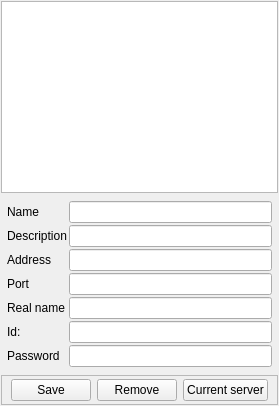
             <widget class="QWidget" name="tb_SettingsTrafficNetwork">
              <attribute name="title">
               <string>Traffic Network</string>
              </attribute>
              <layout class="QVBoxLayout" name="vl_SettingsTrafficNetwork">
               <property name="spacing">
                <number>2</number>
               </property>
               <property name="leftMargin">
                <number>1</number>
               </property>
               <property name="topMargin">
                <number>1</number>
               </property>
               <property name="rightMargin">
                <number>1</number>
               </property>
               <property name="bottomMargin">
                <number>1</number>
               </property>
               <item>
                <widget class="QTableView" name="tv_SettingsTnServers">
                 <property name="editTriggers">
                  <set>QAbstractItemView::AnyKeyPressed|QAbstractItemView::DoubleClicked|QAbstractItemView::EditKeyPressed</set>
                 </property>
                 <property name="selectionMode">
                  <enum>QAbstractItemView::SingleSelection</enum>
                 </property>
                 <property name="selectionBehavior">
                  <enum>QAbstractItemView::SelectRows</enum>
                 </property>
                 <attribute name="verticalHeaderVisible">
                  <bool>false</bool>
                 </attribute>
                </widget>
               </item>
               <item>
                <layout class="QFormLayout" name="fl_SettingsTnCurrentServer">
                 <property name="fieldGrowthPolicy">
                  <enum>QFormLayout::AllNonFixedFieldsGrow</enum>
                 </property>
                 <property name="leftMargin">
                  <number>6</number>
                 </property>
                 <property name="topMargin">
                  <number>6</number>
                 </property>
                 <property name="rightMargin">
                  <number>6</number>
                 </property>
                 <property name="bottomMargin">
                  <number>6</number>
                 </property>
                 <item row="0" column="0">
                  <widget class="QLabel" name="lbl_SettingsTnCsName">
                   <property name="text">
                    <string>Name</string>
                   </property>
                  </widget>
                 </item>
                 <item row="0" column="1">
                  <widget class="QLineEdit" name="le_SettingsTnCsName">
                   <property name="text">
                    <string/>
                   </property>
                  </widget>
                 </item>
                 <item row="1" column="0">
                  <widget class="QLabel" name="lbl_SettingsTnCsDescription">
                   <property name="text">
                    <string>Description</string>
                   </property>
                  </widget>
                 </item>
                 <item row="1" column="1">
                  <widget class="QLineEdit" name="le_SettingsTnCsDescription"/>
                 </item>
                 <item row="2" column="0">
                  <widget class="QLabel" name="lbl_SettingsTnCsAddress">
                   <property name="text">
                    <string>Address</string>
                   </property>
                  </widget>
                 </item>
                 <item row="2" column="1">
                  <widget class="QLineEdit" name="le_SettingsTnCsAddress"/>
                 </item>
                 <item row="3" column="0">
                  <widget class="QLabel" name="lbl_SettingsTnCsPort">
                   <property name="text">
                    <string>Port</string>
                   </property>
                  </widget>
                 </item>
                 <item row="3" column="1">
                  <widget class="QLineEdit" name="le_SettingsTnCsPort">
                   <property name="maxLength">
                    <number>5</number>
                   </property>
                  </widget>
                 </item>
                 <item row="4" column="0">
                  <widget class="QLabel" name="lbl_SettingsTnCsRealName">
                   <property name="text">
                    <string>Real name</string>
                   </property>
                  </widget>
                 </item>
                 <item row="4" column="1">
                  <widget class="QLineEdit" name="le_SettingsTnCsRealName">
                   <property name="text">
                    <string/>
                   </property>
                  </widget>
                 </item>
                 <item row="5" column="0">
                  <widget class="QLabel" name="lbl_SettingsTnCsNetworkId">
                   <property name="text">
                    <string>Id:</string>
                   </property>
                  </widget>
                 </item>
                 <item row="5" column="1">
                  <widget class="QLineEdit" name="le_SettingsTnCsNetworkId">
                   <property name="text">
                    <string/>
                   </property>
                  </widget>
                 </item>
                 <item row="6" column="0">
                  <widget class="QLabel" name="lbl_SettingsTnCsPassword">
                   <property name="text">
                    <string>Password</string>
                   </property>
                  </widget>
                 </item>
                 <item row="6" column="1">
                  <widget class="QLineEdit" name="le_SettingsTnCsPassword">
                   <property name="text">
                    <string/>
                   </property>
                   <property name="maxLength">
                    <number>32</number>
                   </property>
                   <property name="echoMode">
                    <enum>QLineEdit::Password</enum>
                   </property>
                  </widget>
                 </item>
                </layout>
               </item>
               <item>
                <widget class="QFrame" name="fr_SettingsTnButtons">
                 <property name="frameShape">
                  <enum>QFrame::StyledPanel</enum>
                 </property>
                 <property name="frameShadow">
                  <enum>QFrame::Raised</enum>
                 </property>
                 <layout class="QHBoxLayout" name="hl_SettingsBottomBar">
                  <property name="topMargin">
                   <number>3</number>
                  </property>
                  <property name="bottomMargin">
                   <number>3</number>
                  </property>
                  <item>
                   <widget class="QPushButton" name="pb_SettingsTnSaveServer">
                    <property name="text">
                     <string>Save</string>
                    </property>
                   </widget>
                  </item>
                  <item>
                   <widget class="QPushButton" name="pb_SettingsTnRemoveServer">
                    <property name="text">
                     <string>Remove</string>
                    </property>
                   </widget>
                  </item>
                  <item>
                   <widget class="QPushButton" name="pb_SettingsTnCurrentServer">
                    <property name="text">
                     <string>Current server</string>
                    </property>
                   </widget>
                  </item>
                 </layout>
                </widget>
               </item>
              </layout>
             </widget>
